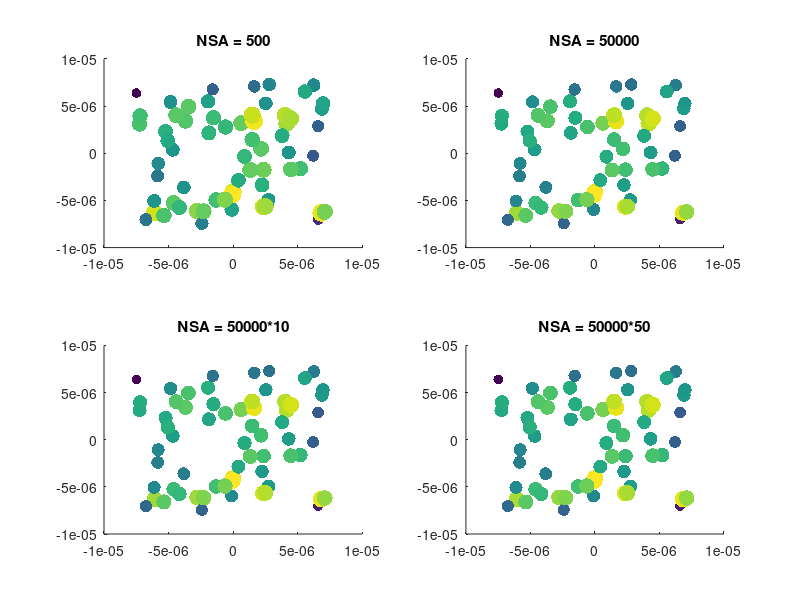

The MATLAB source for this figure:
clc;
hold off;
f_location_x = fopen('Scatterers_x.txt');
location_x = fscanf(f_location_x, '%f');
f_location_y = fopen('Scatterers_y.txt');
location_y = fscanf(f_location_y, '%f');
size(location_x)
f_counting_64_00 = fopen('visting_counter_00.txt');
counting_64_00 = fscanf(f_counting_64_00, '%d');

f_counting_64_0 = fopen('visting_counter_0.txt');
counting_64_0 = fscanf(f_counting_64_0, '%d');

f_counting_64 = fopen('visting_counter_1.txt');
counting_64 = fscanf(f_counting_64, '%d');

f_counting_64_2 = fopen('visting_counter_2.txt');
counting_64_2 = fscanf(f_counting_64_2, '%d');

location_x = location_x(1:64);
location_y = location_y(1:64);

min_64_00 = min(counting_64_00);
s = counting_64_00./min_64_00*50;
c = sqrt(counting_64_00);
subplot(2,2,1);
scatter(location_x,location_y,s,c,'fill');
title('NSA = 500');

min_64_0 = min(counting_64_0);
s = counting_64_0./min_64_0*50;
c = sqrt(counting_64_0);
subplot(2,2,2);
scatter(location_x,location_y,s,c,'fill');
title('NSA = 50000');

min_64 = min(counting_64);
s = counting_64./min_64*50;
c = sqrt(counting_64);
subplot(2,2,3);
scatter(location_x,location_y,s,c,'fill');
title('NSA = 50000*10');

min_64_2 = min(counting_64_2);
s = counting_64_2./min_64_2*50;
c = sqrt(counting_64_2);
subplot(2,2,4);
scatter(location_x,location_y,s,c,'fill');
title('NSA = 50000*50');


